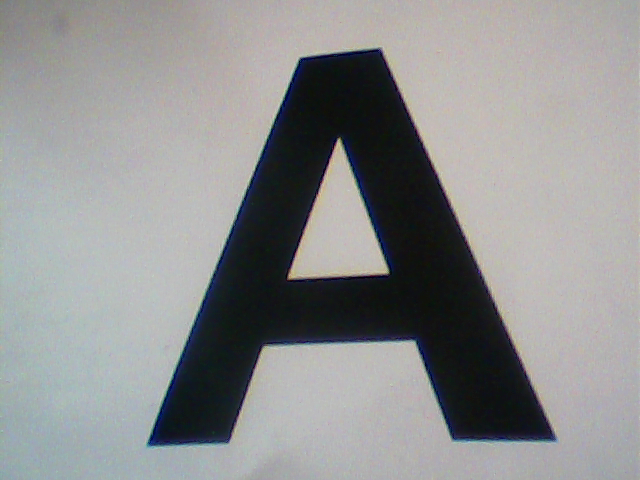
#> input picture aTest.png, 640 x 480 px, given in place of the camera
$ python own.py
#> lines starting #> are read from the running program, lines starting #| are printed output that depends on the picture; after the words box and inside, x2 and y2 are one past the last pixel; in counts of white or black regions, pixels touching at a corner belong together
import cv2
import numpy as np
import imutils
import pytesseract
import re
# [32 lines of commented-out code are left out]

def getContours(thresh, orig):
	(cnts, _) = cv2.findContours(thresh.copy(), cv2.RETR_EXTERNAL,cv2.CHAIN_APPROX_SIMPLE)[-2:]

	# calculate the area of each contour
	area = np.zeros(len(cnts))
	for i, contour in enumerate(cnts):
		area[i] = cv2.contourArea(contour)
		# print 'area: ', area[i]

	# filter contours by area
	cnts_filt_indx = [i for i,v in enumerate(area) if v > CONTOUR_AREA_THRESH]


	# draw contours on original image
	for cont_i in enumerate(cnts_filt_indx):
		cnt = cnts[cont_i[1]]
		cv2.drawContours(orig, [cnt], 0, (0,255,0), 3)


video_capture = cv2.VideoCapture(0)
cv2.namedWindow("Letter")
cv2.namedWindow("Feed")

while(1):
	ret, image = video_capture.read()
#> image is the input picture: shape (480, 640, 3); mean B, G, R 143.4, 143.1, 142.2
	# [9 lines of commented-out code are left out]
	gray = cv2.cvtColor(image, cv2.COLOR_BGR2GRAY)
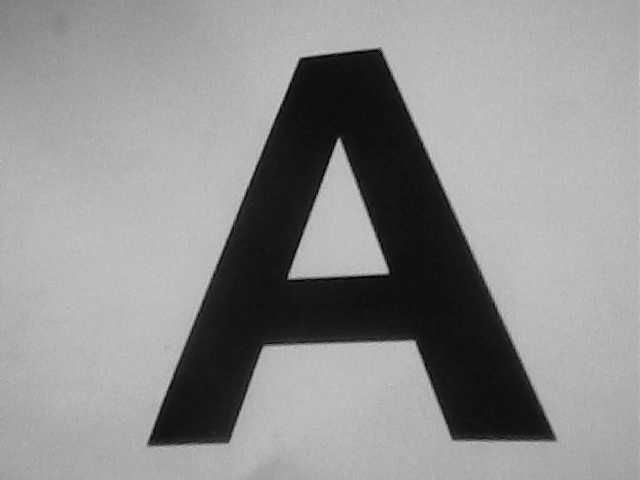
#> gray: shape (480, 640); min 0, max 209, mean 142.9

	ret, bw_img = cv2.threshold(gray,127,255,cv2. THRESH_BINARY)
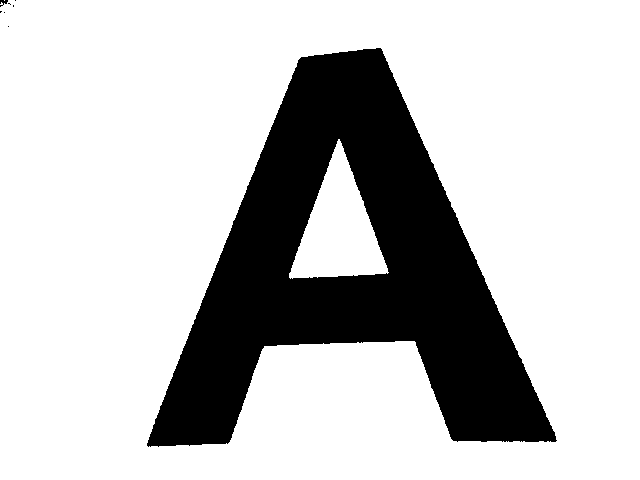
#> bw_img: shape (480, 640); 77% white; 8 black regions (6 under 20 px), largest, box (x1, y1, x2, y2) and area: (147, 48, 557, 447) 70581, (0, 0, 8, 7) 30
	edged = cv2.Canny(np.invert(bw_img), 30, 200)
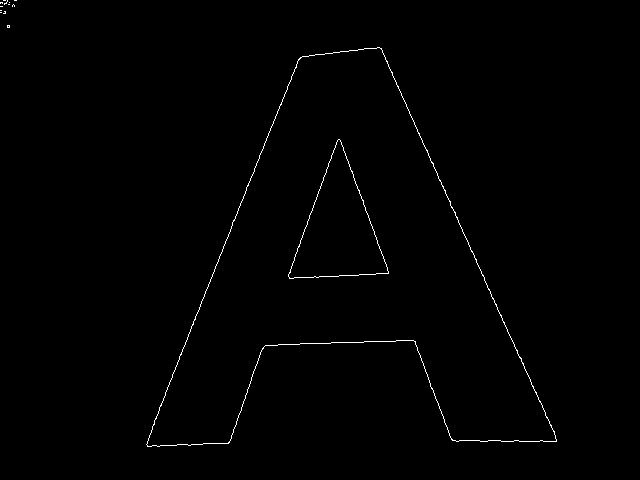
#> edged: shape (480, 640); 0.61% white in thin lines or dots, all inside (x1, y1, x2, y2) = (0, 0, 557, 447)


	# kernel = cv2.getStructuringElement(cv2.MORPH_RECT, (20, 1))
	# connected = cv2.morphologyEx(bw_img, cv2.MORPH_CLOSE, kernel)

	contours, hierarchy = cv2.findContours(edged,cv2.RETR_TREE, cv2.CHAIN_APPROX_NONE)
#> contours = 17 contours, 13 with area under 20; largest, box (x1, y1, x2, y2) and area: (146, 47, 557, 447) 77645, (146, 47, 557, 447) 77594, (288, 139, 389, 279) 7096, (288, 139, 389, 279) 7090

	contours = sorted(contours, key=lambda x: cv2.contourArea(x))

	contours = list(filter(lambda cnt: cv2.contourArea(cnt) <= 100000,contours))
	contours = list(filter(lambda cnt: cv2.contourArea(cnt) > 6000,contours))
#> contours = 4 contours; box (x1, y1, x2, y2) and area: (146, 47, 557, 447) 77645, (146, 47, 557, 447) 77594, (288, 139, 389, 279) 7096, (288, 139, 389, 279) 7090
	# [12 lines of commented-out code are left out]
	print(len(contours))
#| 4
	# cv2.imshow("Game Boy Screen", image)
	# cv2.waitKey(1)
	img_contours = cv2.drawContours(image, contours, -1, (0,255,0), 3)
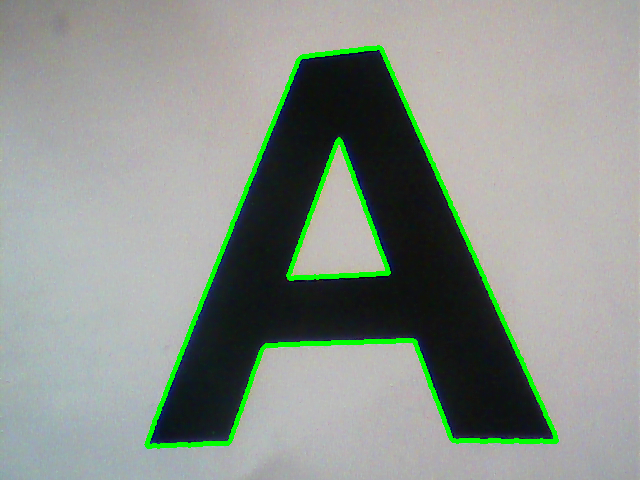
#> img_contours: shape (480, 640, 3); mean B, G, R 139.8, 147.1, 139
	cv2.imshow("Feed", image)
	cv2.waitKey(1)

	if(len(contours) > 0):
		x, y, w, h = cv2.boundingRect(contours[0])
#> x = 288; y = 139; w = 101; h = 140
		# cv2.rectangle(image, (x,y), (x+w , y+h), (255,0,0), 2)
		cropped_image = image[y:y+h , x:x+w+10]
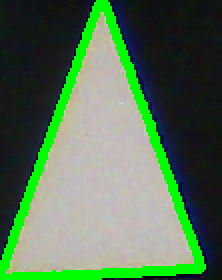
#> cropped_image: shape (140, 111, 3) (shown 2 times larger); mean B, G, R 84.7, 114.8, 85.4
#> (the run stopped early here; a loop or call above may not have finished)
